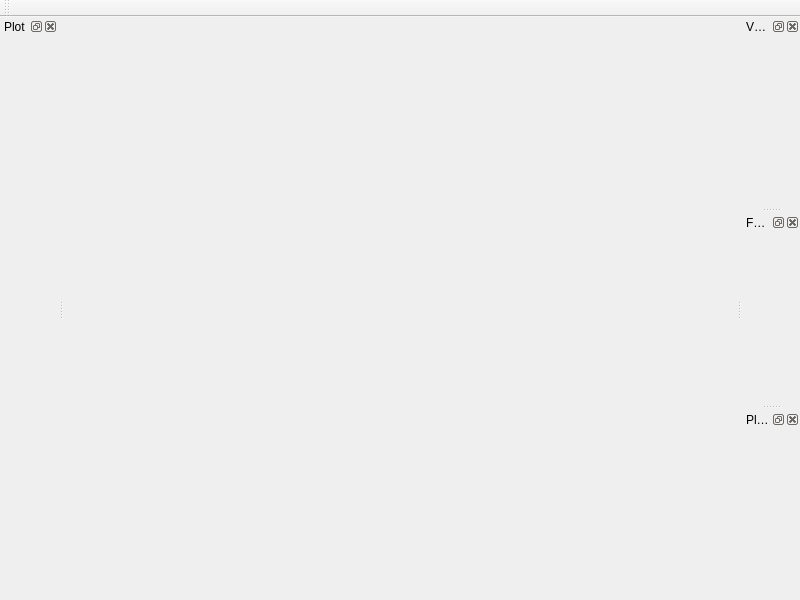
<?xml version="1.0" encoding="UTF-8"?>
<ui version="4.0">
 <class>MainWindow</class>
 <widget class="QMainWindow" name="MainWindow">
  <property name="geometry">
   <rect>
    <x>0</x>
    <y>0</y>
    <width>800</width>
    <height>600</height>
   </rect>
  </property>
  <property name="windowTitle">
   <string>MainWindow</string>
  </property>
  <property name="documentMode">
   <bool>true</bool>
  </property>
  <property name="dockNestingEnabled">
   <bool>true</bool>
  </property>
  <widget class="QWidget" name="centralWidget"/>
  <widget class="QToolBar" name="mainToolBar">
   <attribute name="toolBarArea">
    <enum>TopToolBarArea</enum>
   </attribute>
   <attribute name="toolBarBreak">
    <bool>false</bool>
   </attribute>
  </widget>
  <widget class="QDockWidget" name="variablesDock">
   <property name="windowTitle">
    <string>Variables</string>
   </property>
   <attribute name="dockWidgetArea">
    <number>2</number>
   </attribute>
   <widget class="VariablesWidget" name="variablesWidget"/>
  </widget>
  <widget class="QDockWidget" name="functionsDock">
   <property name="windowTitle">
    <string>Functions</string>
   </property>
   <attribute name="dockWidgetArea">
    <number>2</number>
   </attribute>
   <widget class="FunctionsWidget" name="functionsWidget"/>
  </widget>
  <widget class="QDockWidget" name="plotslistDock">
   <property name="windowTitle">
    <string>Plots</string>
   </property>
   <attribute name="dockWidgetArea">
    <number>2</number>
   </attribute>
   <widget class="PlotslistWidget" name="plotslistWidget"/>
  </widget>
  <widget class="QDockWidget" name="plotDock">
   <property name="windowTitle">
    <string>Plot</string>
   </property>
   <attribute name="dockWidgetArea">
    <number>1</number>
   </attribute>
   <widget class="QWidget" name="plotWidget"/>
  </widget>
 </widget>
 <layoutdefault spacing="6" margin="11"/>
 <customwidgets>
  <customwidget>
   <class>VariablesWidget</class>
   <extends>QWidget</extends>
   <header>variableswidget.hpp</header>
   <container>1</container>
  </customwidget>
  <customwidget>
   <class>FunctionsWidget</class>
   <extends>QWidget</extends>
   <header>functionswidget.hpp</header>
   <container>1</container>
  </customwidget>
  <customwidget>
   <class>PlotslistWidget</class>
   <extends>QWidget</extends>
   <header>plotslistwidget.hpp</header>
   <container>1</container>
  </customwidget>
 </customwidgets>
 <resources/>
 <connections/>
</ui>
